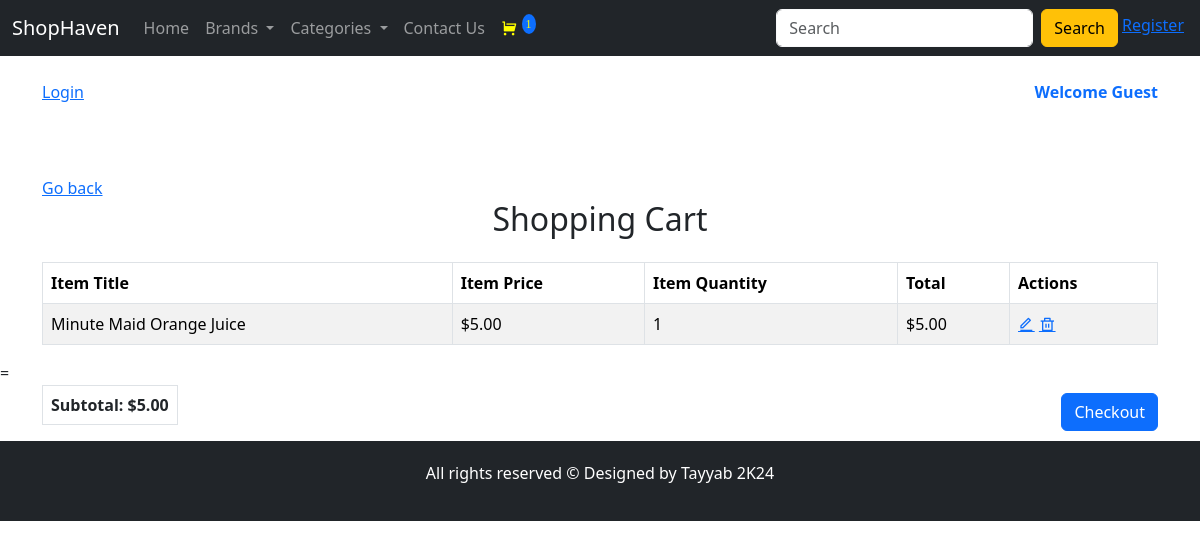
The app's page /cart.php with its own data.
### tables this page shows
CREATE TABLE IF NOT EXISTS `cart` (
  `item_id` int NOT NULL,
  `item_title` varchar(100) NOT NULL,
  `item_price` int NOT NULL,
  `item_quantity` int NOT NULL,
  PRIMARY KEY (`item_id`)
);

### functions/functions.php (the view, shortened to what this page needs)
<?php
function totalCartProducts()
{
    global $conn;
    $cart_products = "SELECT * FROM `cart`";
    if ($result = mysqli_query($conn, $cart_products)) {
        $row_count = mysqli_num_rows($result);
        if ($row_count > 0) {
            echo '<a class="nav-link" style="color: yellow;" href="cart.php">
                    <i class="ri-shopping-cart-fill" style="font-size: 1rem;">
                        <sup class="bg-primary p-1 rounded-circle">' . $row_count . '</sup>
                    </i>
                  </a>';
        } else {
            echo '<a class="nav-link" href="cart.php">
                    <i class="ri-shopping-cart-fill">
                        <sup>0</sup>
                    </i>
                  </a>';
        }
    }
}

### cart.php (shortened to what this page needs)
<?php
require 'common/header.php';
require_once 'functions/functions.php';
$query = "SELECT * FROM cart";
$result = mysqli_query($conn, $query);
$result_count = mysqli_num_rows($result);
if ($result_count > 0) {
    echo '<div class="container mt-5">
    <a href="index.php">Go back</a>
    <h2 class="text-center mb-4">Shopping Cart</h2>
    <table class="table table-striped table-bordered">
        <thead class="thead-dark">
            <tr>
                <th>Item Title</th>
                <th>Item Price</th>
                <th>Item Quantity</th>
                <th>Total</th>
                <th>Actions</th>
            </tr>
        </thead>
        <tbody>';
    $subtotal = 0;
    while ($row = mysqli_fetch_assoc($result)) {
        $item_id = $row['item_id'];
        $item_title = $row['item_title'];
        $item_price = $row['item_price'];
        $item_quantity = $row['item_quantity'];
        $total = $item_price * $item_quantity;
        $subtotal += $total;
        echo '<tr>
        <td>' . $item_title . '</td>
        <td>$' . number_format($item_price, 2) . '</td>
        <td>' . $item_quantity . '</td>
        <td>$' . number_format($total, 2) . '</td>
        <td>
            <a href="update.php?item_id=' . $item_id . '" class="ri-edit-line" title="Update" ></a>
            <a href="delete.php?item_id=' . $item_id . '" class="ri-delete-bin-line" title="Delete"></a>
        </td>
    </tr>';
    }
    echo '</tbody>
        </table>
        </div>
             = <div class = "container py-2">
                    <row class="d-flex justify-content-between">
                        <div>
                            <p><strong class="border p-2">Subtotal: $' . number_format($subtotal, 2) . '</strong></p>
                        </div>
                        <div>
                            <a href="payment.php" class="btn btn-primary" title="Update" >Checkout </a>
                        </div>
                    </row>
                </div>';
}
?>
<?php include 'common/footer.php'; ?>

### styles.css (style rules this page uses)
* { padding: 0; margin: 0; box-sizing: border-box; }
html , body { width: 100%; height: 100%; }
:root { --primary-color : #ff6347; --primary-hover : #e55347; }

### records on screen
cart: item_title "Minute Maid Orange Juice", item_price "5.00", item_quantity "1", total "5.00"

### other values on screen
$row_count "1"
$subtotal "5.00"
